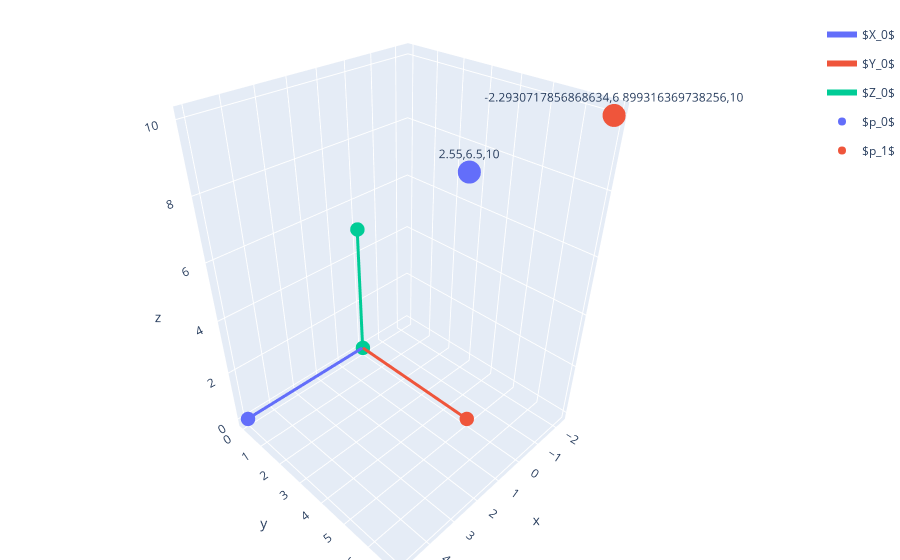

The code cell stored with this chart in its notebook:
### Code cell
fig=coordinatePlot(order, Tra, a_x, a_y, a_z, p, typ,l)

fig.show()

### Figure 1 — Plotly figure (JSON) as saved in the notebook; plotly's stock layout.template omitted (floating-point values rounded to 4 significant figures)
{"data": [{"hovertemplate": "Line=$X_0$<br>x=%{x}<br>y=%{y}<br>z=%{z}<extra></extra>", "legendgroup": "$X_0$", "line": {"color": "#636efa", "dash": "solid", "width": 6}, "marker": {"size": 5, "symbol": "circle"}, "mode": "markers+lines", "name": "$X_0$", "scene": "scene", "showlegend": true, "type": "scatter3d", "x": [0, 5], "y": [0, 0], "z": [0, 0]}, {"hovertemplate": "Line=$Y_0$<br>x=%{x}<br>y=%{y}<br>z=%{z}<extra></extra>", "legendgroup": "$Y_0$", "line": {"color": "#EF553B", "dash": "solid", "width": 6}, "marker": {"size": 5, "symbol": "circle"}, "mode": "markers+lines", "name": "$Y_0$", "scene": "scene", "showlegend": true, "type": "scatter3d", "x": [0, 0], "y": [0, 5], "z": [0, 0]}, {"hovertemplate": "Line=$Z_0$<br>x=%{x}<br>y=%{y}<br>z=%{z}<extra></extra>", "legendgroup": "$Z_0$", "line": {"color": "#00cc96", "dash": "solid", "width": 6}, "marker": {"size": 5, "symbol": "circle"}, "mode": "markers+lines", "name": "$Z_0$", "scene": "scene", "showlegend": true, "type": "scatter3d", "x": [0, 0], "y": [0, 0], "z": [0, 5]}, {"hovertemplate": "Point=$p_0$<br>x=%{x}<br>y=%{y}<br>z=%{z}<br>text=%{text}<extra></extra>", "legendgroup": "$p_0$", "marker": {"color": "#636efa", "symbol": "circle"}, "mode": "markers+text", "name": "$p_0$", "scene": "scene", "showlegend": true, "text": [[2.55, 6.5, 10]], "type": "scatter3d", "x": [2.55], "y": [6.5], "z": [10]}, {"hovertemplate": "Point=$p_1$<br>x=%{x}<br>y=%{y}<br>z=%{z}<br>text=%{text}<extra></extra>", "legendgroup": "$p_1$", "marker": {"color": "#EF553B", "symbol": "circle"}, "mode": "markers+text", "name": "$p_1$", "scene": "scene", "showlegend": true, "text": [[-2.293, 6.899, 10]], "type": "scatter3d", "x": [-2.293], "y": [6.899], "z": [10]}], "layout": {"margin": {"b": 0, "l": 0, "r": 0, "t": 20}, "scene": {"aspectmode": "data"}}}
